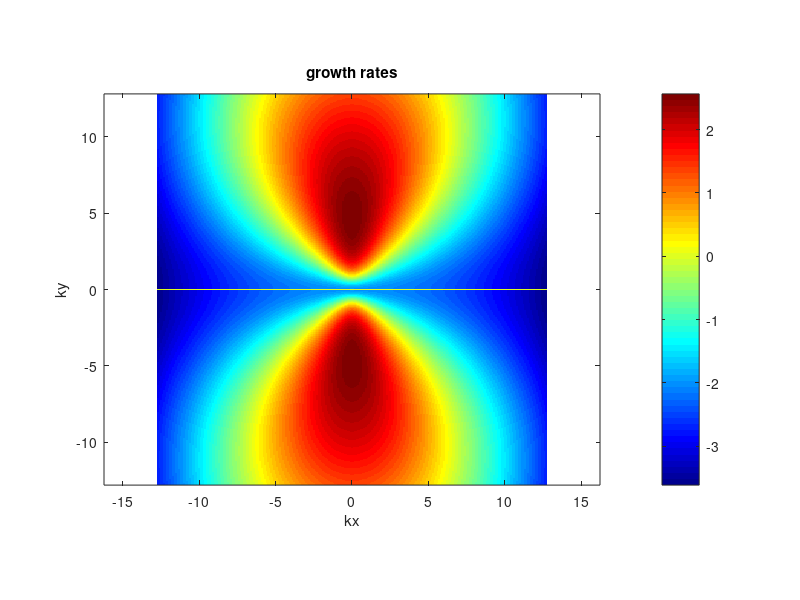
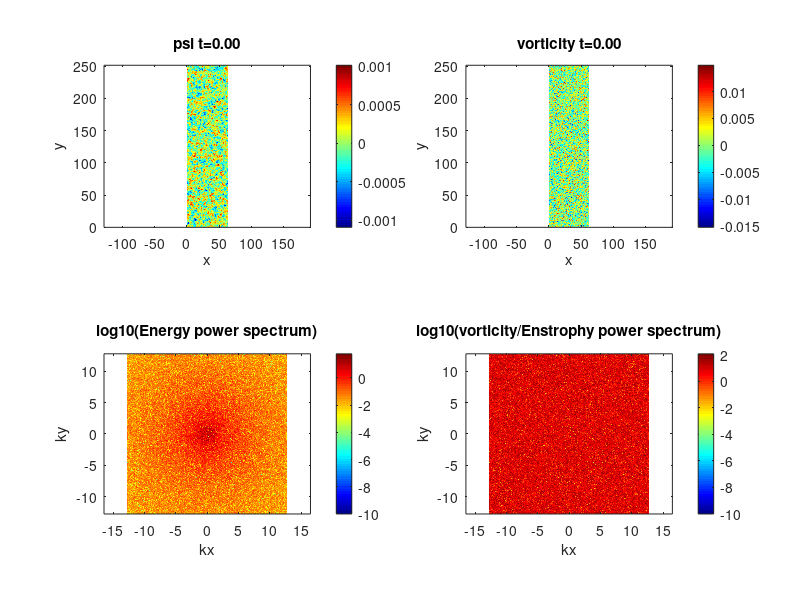
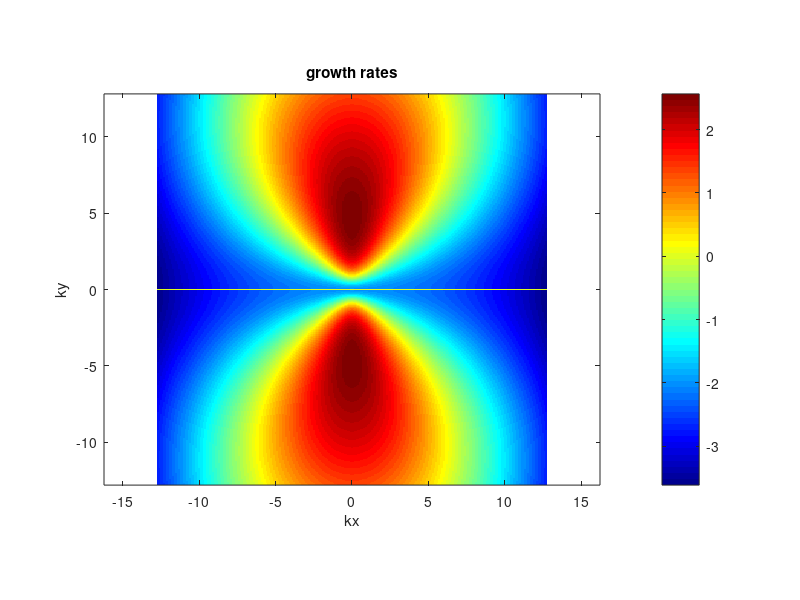

Reproduce these figures in MATLAB, in order. (Note: a time limit stopped this script after it produced the figures.)
function spectral_DS2d
%%%%%%%%%%%%%%%%%%%%%%%%%%%%%%%%%%%%%%%%%%%%%%%%%%%%%%%%%%%%%%%%%%%%%%%%%%%%%%%%%
% 1-field toy model of the Dimits shift. Similar to the Hasegawa-Mima           %
% equation or the Kuramoto-Sivashinsky equation.                                %
%                                                                               %
% Based off an MIT code originally made by Jean-Christophe Nave.                %
% Modified by Denis St-Onge                                                     %
%                                                                               %
% Laplacian(psi) = w                                                            %
% u = psi_y                                                                     %
% v =-psi_x                                                                     %
%%%%%%%%%%%%%%%%%%%%%%%%%%%%%%%%%%%%%%%%%%%%%%%%%%%%%%%%%%%%%%%%%%%%%%%%%%%%%%%%%
clear all;
mkdir('plots'); mkdir('data');
delete('log.txt');

scale=1;         % quick scale of the linear terms
mu   =scale*2;      % friction
nu   =scale*0.01; % viscosity
muZF =scale*1e-4; %scale*2*0; % zonal friction
nuZF =scale*0e-5; %scale*5.0e-4; % zonal viscosity
l    =scale*0;     % Landau-like damping
gamma=scale*5;   % linear drive 2.4203
HM=scale*0;		 % HM-type wave
TH=scale*0;      % Terry-Horton i delta
h=1;             % hyperviscosity factor
hZF=1;             % hyperviscosity factor
forcing=0; 		 % forcing magnitude
LX=2*pi*10;      % X scale
LY=2*pi*40;      % Y scale
NX_real=256;     % resolution in x
NY_real=1024;     % resolution in y
dt=1e-5;    % time step. Should start small as CFL updated can pick up the pace
pert_size=1e-2; % size of perturbation
TF=1000.0;   % final time
iF=2000000;  % final iteration, whichever occurs first
iRST=10000; % write restart dump
i_report=100;
en_print=100;
TSCREEN=2000; % sreen update interval time (NOTE: plotting is usually slow)
initial_condition='random';   %'simple vortices' 'vortices' 'random' or 'random w' 
AB_order=-3; % Adams Bashforth order 1,2,3, or 4 (3 more accurate, 2 possibly more stable) -1 = RK3
linear_term='exact'; % CN, BE, FE, or exact
simulation_type='NL'; % NL, QL, or L (nonlinear, quasilinear and linear respectively)
padding = true; % 3/2 padding, otherwise 2/3 truncation.
save_plots = true; % save plots to file
system_type='MHM'; % NS, HM, MHM
cfl_cadence=5;
cfl=0.4
max_dt=1e-2;
safety=0.8;
diagnostics=false;

%rng(707296708);
rng('shuffle');
s=rng;


% print log file.
diary('log.txt') 
diary on;

fig1=figure(1);
fig2=figure(2);

% ensure parameters get printed  to log.
fprintf('nu: %.05e  mu:%.05e gamma:%.05e\n',nu,mu,gamma);
fprintf('l: %.05e  HM:%.05e TH:%.05e\n',l,HM,TH);
fprintf('LX:%.02f LY:%.02f NX:%d NY:%d\n',LX, LY, NX_real, NY_real);
fprintf('h:%d scale:%d Tf:%.01f iF:%d\n',h, scale, TF, iF);
fprintf('hZF:%d muZF:%e nuZF:%e\n',hZF,muZF,nuZF);
fprintf('Nonlinear:%s padding:%d System:%s\n',simulation_type, padding,system_type);
fprintf('random seed:%d AB order:%d CFL step:%d\n',s.Seed, AB_order, cfl_cadence);
fprintf('safety:%f\n',safety);

energyFile=0; 
if(strcmp(initial_condition,'restart'))
    energyFile = fopen('energy.dat','a');
else
    energyFile = fopen('energy.dat','w');
end

fprintf(energyFile,'# [1] t  [2] dt  [3] energy  [4] enstrophy  [5] ZF    [6] DW    [7] flux\n');


NX=NX_real;
NY=NY_real;
if(padding)
    NX=3*NX/2;
    NY=3*NY/2;
end

dx=LX/NX;
dy=LY/NY;
dkx=2*pi/LX;
dky=2*pi/LY;
LXnum=0:dx:LX;
LYnum=0:dy:LY;

minkx= -(NX_real/2 - 1)*dkx;
maxkx=  (NX_real/2 - 1)*dkx;
minky= -(NY_real/2 - 1)*dky;
maxky=  (NY_real/2 - 1)*dky;
kxnum= minkx:dkx:maxkx;
kynum= minky:dky:maxky;

t=0.;
i=0;
k=0;
c1=0;
c2=0;
c3=0;
dt1=0;
dt2=0;
dt3=0;
w_hat=0; %this is our field.
I=sqrt(-1);

kx=dkx*I*ones(1,NY)'*(mod((1:NX)-ceil(NX/2+1),NX)-floor(NX/2)); % matrix of wavenumbers in x direction 
ky=dky*I*(mod((1:NY)'-ceil(NY/2+1),NY)-floor(NY/2))*ones(1,NX); % matrix of wavenumbers in y direction 

% Cutting of frequencies using the 2/3 rule. 
% Discard asymmetric N/2 term. Otherwise reality is not enforced.
dealias=abs(kx/dkx) <1/3*NX & abs(ky/dky) <1/3*NY;


ksquare=kx.^2+ky.^2;                                % Laplacian in Fourier space
ksquare(1,1)=-1; 
kmu = -(-1)^h*mu * ones(NY,NX)./(ksquare.^(h-1)) ;                            % drag force array
ksquare_viscous=-(-1)^h*nu*(ksquare.^h);            % Viscosity array

ksquare_poisson=ksquare - ones(NY, NX) + TH*ky;		% Poisson equation in Fourier space
if(strcmpi(system_type,'NS'))
    ksquare_poisson=ksquare;		% Poisson equation in Fourier space
end
ksquare_poisson(1,1)=-1;  % fixed Laplacian in Fourier space for Poisson's equation


gd = gamma * ky.^2./ksquare_poisson + HM*ky./ksquare_poisson;

zonal_part = zeros(NY,NX);
zonal_part(1,:) = zonal_part(1,:) + ones(1,NX);
fluct_part = ones(NY,NX) - zonal_part;

lin_growth = -kmu + ksquare_viscous + gd - l*abs(ky); % this is the linear growth rate used in computations


% No damping on zonal modes. Modified Poisson equation (proper adiabatic electron response)
if(strcmpi(system_type,'MHM'))
    kxzf = kx(1,:);
    lin_growth(1,:) = zeros(1,NX) - muZF*ones(1,NX) -(-1)^hZF*nuZF*(kxzf.^(2*hZF)) ;
    ksquare_poisson(1,:) = ksquare_poisson(1,:) + ones(1,NX);
	ksquare_poisson(1,1)=-1;
end
numel(find(lin_growth(:)>0))

lin_trunc = dealias.*lin_growth;
max_growth = max(lin_trunc(:))
max_rate = max(abs(lin_trunc(:)))
0.25/max_rate

lg2 = lin_growth.^2;
lg3 = lin_growth.^3;

% forcing stuff?
kf_min = 16*dkx;
dkf = 0.5*dkx;
forcing_base = abs(ksquare) <= (kf_min+dkf)^2 & abs(ksquare) >= kf_min^2;

% Define initial vorticity distribution
switch lower(initial_condition)
   case {'vortices'}
      [i,j]=meshgrid(1:NX,(1:NY));
      psi=exp(-((i*dkx-pi).^2+(j*dky-pi+pi/4).^2)/(0.2))+exp(-((i*dx-pi).^2+(j*dky-pi-pi/4).^2)/(0.2))-0.5*exp(-((i*dkx-pi-pi/4).^2+(j*dky-pi-pi/4).^2)/(0.4));
    case {'simple vortices'}
        [i,j]=meshgrid((1:NX)*(2*pi/NX),(1:NY)*(2*pi/NY));
        psi=1*sin(i).*cos(j).^2;    
    case {'random psi'}
      psi=pert_size*(2*rand(NX,NY) - 1);%normally 1e-3
      w_hat=ksquare_poisson.*fft2(psi);
    case {'random'}
      w=pert_size*(2*rand(NY,NX)-1);%normally 5e-2
      w_hat=fft2(w);
      w_hat(1,:)=zeros(1,NX);
      %w_hat=zonal_part.*w_hat;
    case {'waves'}
      [i,j]=meshgrid((1:NX)*(2*pi/NX),(1:NY)*(2*pi/NY));
      %w=20*sin(32*j) + 1e-1*cos(13*i);
      w=2e1*sin(32*j) + 5e-2*(2*rand(NY,NX)-1);
      w_hat=fft2(w);
      w_hat(1,:)=fluct_part.*w_hat;
    case {'restart'}
        fileID=fopen('restart.bin','r');
        t=fread(fileID,1,'double');
        dt=fread(fileID,1,'double');
        i=fread(fileID,1,'int');
        k=fread(fileID,1,'int');
        dt1=fread(fileID,1,'double');
        dt2=fread(fileID,1,'double');
        dt3=fread(fileID,1,'double');
        c1=fread(fileID,[NY NX],'double')+I*fread(fileID,[NY NX],'double');
        c2=fread(fileID,[NY NX],'double')+I*fread(fileID,[NY NX],'double');
        c3=fread(fileID,[NY NX],'double')+I*fread(fileID,[NY NX],'double');
        w_hat=fread(fileID,[NY NX],'double')+I*fread(fileID,[NY NX],'double');
        fclose(fileID);        
    otherwise
      disp('Unknown initial conditions !!!');
      return
end

if(padding) % ensure there's no energy in the padded region of k-space.
   w_hat=dealias.*w_hat;
end
w_hat(1,1)=0; % Gauge condition. Should be redundant.
w_hat0=w_hat; % Keep initial conditions for possible future diagnostics.


u=0;
v=0;
U_ZF=0;
force=zeros(NY,NX);
w2=w_hat;

if(save_plots) %plot growth rate contours
	plotgrowth()
end

tic
while t<TF && i<iF
    psi_hat = w_hat./ksquare_poisson;  % Solve Poisson's Equation
    if(any(isnan(w_hat(:)))) % Something really bad has happened.
        disp(sprintf('Divergence at iteration: %d',i));
        return;
    end
    if(mod(i,i_report)==0)
       disp(sprintf('iteration: %d    dt:%.02e     t:%.03e     step time:%.1d s',i,dt,t,toc)); 
       tic;
        diary off; %flush diary
		diary on;
    end
    if (mod(i,en_print)== 0) 
        outputEnergy();
    end
    
    if (mod(i,TSCREEN)== 0) 
        plotfunc();
    end
    
    if (mod(i,iRST) == 0)
        dump('restart.bin');
    end
    

    if(forcing ~= 0)
       force=calculate_forcing(); 
    end
    
    w_hat_new=0;
    conv_hat =0;
    % Compute the non-linear term
    if (AB_order < 0 ) % RK
        if(AB_order == -4)
	      w_hat_new = ETDRK4(w_hat);
        elseif(AB_order == -3)
	      w_hat_new = ETDRK3(w_hat);
        elseif(AB_order == -2)
	      w_hat_new = ETDRK2(w_hat);
        else
          exit();      
        end
    	if(mod(i+1,cfl_cadence)==0 && i > 3) % compute new timestep from CFL condition.
        	abs_u=abs(u);
        	abs_v=abs(v);
        	abs_ZF=abs(U_ZF);
        	maxV= max(abs_u(:)+abs_ZF(:))/dx + max(abs_v(:))/dy;
        	if(maxV>0)
           	 new_dt=1/maxV;
        	else
           	 new_dt=inf;
            end
            target_dt=min(cfl*new_dt,min(2.2*dt/safety,max_dt/safety));
            if(target_dt < dt)
                 disp('WARNING: New dt fell below safety.')
            end
            dt=max_dt/safety;        
            while dt > target_dt 
                dt=dt/2.0;
            end
            dt=safety*dt;
    	end
    else 
        conv_hat = calc_Nonlinear(w_hat,simulation_type);
         
     
    if(mod(i+1,cfl_cadence)==0 && i > 3) % compute new timestep from CFL condition.
        abs_u=abs(u);
        abs_v=abs(v);
        abs_ZF=abs(U_ZF);
        maxV= max(abs_u(:)+abs_ZF(:))/dx + max(abs_v(:))/dy;
        if(maxV>0)
            new_dt=1/maxV;
        else
            new_dt=inf;
        end
        target_dt=min(max(0.5*dt/safety,min(cfl*new_dt,1.1*dt/safety)),max_dt/safety);
        if(target_dt < dt)
            disp('WARNING: New dt fell below safety.')
        end
        dt=0.8*target_dt;
    end
    
    conv_hat = dealias.*(conv_hat + forcing*kf_min*force/sqrt(dt));
    
    L1=0;
    L2=0;
    w_prev=w_hat;
    
    A=1.0; B=0; C=0; D=0;
    w_hat_new = 0;
    if (i < 1 || AB_order == 1) %Forward-Euler to generate history. Should run a small time-step at first. 
    	 %do nothing w_hat_new = w_hat_new - L2.*conv_hat;
    elseif (i < 2 || AB_order == 2)
    	w1=dt1/dt;
    	A=(1.0 + 0.5*w1);
    	B=0.5*w1;
   	elseif (i < 3 || AB_order == 3)
    	w1=dt1/dt;
    	w2=dt2/dt;
    	A=(2.0 + 3.0*w2 + 6.0*w1*(1+w1+w2))/(6.0*w1*(w1+w2));
    	B=(2.0 + 3.0*w1 + 3.0*w2)/(6.0*w1*w2);
    	C=(2.0 + 3.0*w1)/(6.0*w2*(w1+w2));
     elseif (i < 4 || AB_order == 4)
        w1=dt1/dt;
        w2=dt2/dt;
        w3=dt3/dt;
        A=(3.0 + 8.0*w2 + 4.0*w3 + 6.0*(2*w1^3 + w2*(w2+w3) +2.0*w1*(1.0+w2)*(1.0+w2+w3) + w1^2*(3.0 + 4.0*w2+2*w3)));
        A=A/(12.0*w1*(w1+w2)*(w1+w2+w3));
        B=(3.0 + 6.0*(w1+w2)*(w1+w2+w3) + 4.0*(2.0*(w1+w2)+w3))/(12.0*w1*w2*(w2+w3));
        C=(3.0 + 6.0*w1*(w1+w2+w3)+4.0*(2.0*w1 + w2+w3))/(12.0*w2*(w1+w2)*w3);
        D=(3.0 + 6.0*w1*(w1+w2)+4.0*(2.0*w1 + w2))/(12.0*w3*(w2+w3)*(w1+w2+w3));
    end
  
    
    
    switch upper(linear_term)
        case {'CN'} %crank nicolson
            L1=(1 + 0.5*dt*lin_growth)./(1 - 0.5*dt*lin_growth);
            L2=dt./(1 - 0.5*dt*lin_growth);    
        case {'BE'} %backward euler
            L1=1.0./(1 - dt*lin_growth);
            L2=dt./(1 - dt*lin_growth);    
        case {'EXACT'}%exact
            L1=exp(dt*lin_growth);
            L2=dt*L1;   
            B=B.*exp((dt1)*lin_growth);
            C=C.*exp((dt1+dt2)*lin_growth);
            D=D.*exp((dt1+dt2+dt3)*lin_growth);
        otherwise
            disp('Unknown linear handling type.');
            return;
    end
    
    % Compute Solution at the next step
	% Implicitly solve the linear term with 2nd order Crank-Nicholson
    w_hat_new = L1.*w_prev;
    w_hat_new = w_hat_new - L2.*(A.*conv_hat - B.*c1 + C.*c2 - D.*c3);
  
    end
    t=t+dt;
    i=i+1;

    w_hat=w_hat_new;
    
    c3=c2;
    c2=c1;
    c1=conv_hat;
    
    dt3=dt2;
    dt2=dt1;
    dt1=dt;
end
fclose(energyFile);

%write final state 
fprintf('Simulation ended at time %.03e and iteration %d\n',t,i);
dump('final_state.bin');

if(strcmpi(simulation_type,'L') && diagnostics)
   w0f=w_hat0.*exp(t*lin_growth); 
   comp=abs(w_hat-w0f)./abs(w0f);
   fprintf('Maximum linear error:%e\n',max(comp(:)));
end

% SIMULATION ENDS HERE

%%----------------------------------%%
%% Helper Function Definitions      %% 
%%----------------------------------%%

	function f=calculate_forcing()
        f=zeros(NY,NX);
        for i1 = 1:NY
           for j1 = 1:NX
                if(forcing_base(i1,j1) ~=0 )
                    f(i1,j1) = randn(1);
                end    
           end
        end
	end

    function x=RK3(w_h)
        a =[8./15.,5./12.,0.75];
        b =[0,-17.0/60.0,-5.0/12.0];
        Fa =0.0;
        Fb =0.0;
        u_new=w_h;
        for j = 1:3 
            Fb = Fa;
            Fa = calc_Nonlinear(u_new,simulation_type);
            u_new = (1 + 0.5*(a(j)+b(j))*dt*lin_growth)./(1 - 0.5*(a(j)+b(j))*dt*lin_growth).*u_new;
            u_new = u_new + a(j)*Fa +b(j)*Fb;
        end
        x=u_new;
    end   

    function x=ETDRK4(w_h)
        u_new=w_h;
        persistent dto lg M r Q1 f1 f2 f3;
        if(isempty(dto))
           dto=-1;
           lg=lin_growth(:);
		   if(any(imag(lg(:))))
			   M=32;
			   r=exp(2*I*pi*((1:M)-0.5)/M);
		   else
			   M=16;
			   r=exp(I*pi*((1:M)-0.5)/M);
		   end
        end
        
        st=simulation_type;
        eh = exp(0.5*lin_growth*dt);
        e1 = exp(lin_growth*dt);

        if(dto ~= dt)
            LR=dt*lg(:,ones(M,1)) + r(ones(NY*NX,1),:);
            elr=exp(LR);
            Q1 =dt*real(mean(			 (exp(LR/2)-1)./LR							,2));
            f1 =dt*real(mean(		 (-4   -LR        +elr.*(4-3*LR+LR.^2))./LR.^3	,2));
            f2 =dt*real(mean(		( 2  +LR        +elr.*(-2+LR))./LR.^3			,2));
            f3 =dt*real(mean(		 (-4 -3*LR -LR.^2 +elr.*(4-LR))./LR.^3			,2));
            Q1=reshape(Q1,NY,NX);
            f1=reshape(f1,NY,NX);
            f2=reshape(f2,NY,NX);
            f3=reshape(f3,NY,NX);
            dto=dt;
        end
        A1 = -calc_Nonlinear(u_new,st);
        
        an = u_new.*eh + Q1.*A1;

        A2 = -calc_Nonlinear(an,st);
        
        bn = u_new.*eh + Q1.*A2;
      
        A3 = -calc_Nonlinear(bn,st);
        
        cn = u_new.*eh + Q1.*(2.0*A3-A1);
        
        A4 = -calc_Nonlinear(bn,st);
        
        dn = u_new.*e1 + (A1.*f1 + 2*(A2+A3).*f2 + A4.*f3); 
        
        x = dealias.*dn;   

    end   

    function x=ETDRK3(w_h)
        u_new=w_h;
        persistent dto lg M r Q1 Q2 f1 f2 f3;
        if(isempty(dto))
           dto=-1;
           lg=lin_growth(:);
		   if(any(imag(lg(:))))
			   M=32;
			   r=exp(2*I*pi*((1:M)-0.5)/M);
		   else
			   M=16;
			   r=exp(I*pi*((1:M)-0.5)/M);
		   end
        end
        
        st=simulation_type;
        eh = exp(0.5*lin_growth*dt);
        e1 = exp(lin_growth*dt);

        if(dto ~= dt)
            LR=dt*lg(:,ones(M,1)) + r(ones(NY*NX,1),:);
            elr=exp(LR);
            Q1 =dt*real(mean(			 (exp(LR/2)-1)./LR							,2));
            Q2 =dt*real(mean(			 (elr-1)./LR                                ,2));
            f1 =dt*real(mean(		 (-4   -LR        +elr.*(4-3*LR+LR.^2))./LR.^3	,2));
            f2 =dt*real(mean(		4*( 2  +LR        +elr.*(-2+LR))./LR.^3			,2));
            f3 =dt*real(mean(		 (-4 -3*LR -LR.^2 +elr.*(4-LR))./LR.^3			,2));
            Q1=reshape(Q1,NY,NX);
            Q2=reshape(Q2,NY,NX);
            f1=reshape(f1,NY,NX);
            f2=reshape(f2,NY,NX);
            f3=reshape(f3,NY,NX);
            dto=dt;
        end
        A1 = -calc_Nonlinear(u_new,st);
        
        an =     u_new.*eh + Q1.*A1;
      
        A2 = -calc_Nonlinear(an,st);
        
        bn = u_new.*e1 + Q2.*(2.0*A2-A1);
        
        A3 = -calc_Nonlinear(bn,st);
        
        cn = u_new.*e1 + (A1.*f1 + A2.*f2 + A3.*f3); 
        
        x = dealias.*cn;   

    end   

    function x=ETDRK2(w_h)
        u_new=w_h;
        persistent dto lg M r Q1 f1;
        if(isempty(dto))
           dto=-1;
           lg=lin_growth(:);
		   if(any(imag(lg(:))))
			   M=32;
			   r=exp(2*I*pi*((1:M)-0.5)/M);
		   else
			   M=16;
			   r=exp(I*pi*((1:M)-0.5)/M);
		   end
        end
        
        st=simulation_type;
        e1 = exp(lin_growth*dt);

        if(dto ~= dt)
            LR=dt*lg(:,ones(M,1)) + r(ones(NY*NX,1),:);
            elr=exp(LR);
            Q1 =dt*real(mean(			 (elr-1)./LR           ,2));
            f1 =dt*real(mean(		 (elr - 1 - LR)./LR.^2 ,2));
            Q1=reshape(Q1,NY,NX);
            f1=reshape(f3,NY,NX);
            dto=dt;
        end
        
        A1 = -calc_Nonlinear(u_new,st);
        
        an =     u_new.*e1 + Q1.*A1;
      
        A2 = -calc_Nonlinear(an,st);
        
        bn = an + Q2.*(A2-A1);
        
        x = dealias.*bn;   

    end   

    function infCheck(inver,name)
       if(any(isinf(inver(:))))
              disp(sprintf('%s infinity at iteration: %d',name, i));
       end
    end

    function nanCheck(inver,name)
       if(any(isnan(inver(:))))
              disp(sprintf('%s NaN at iteration: %d',name, i));
       end
    end

	function y=calc_Nonlinear(w_h,type)
    conv_hat = 0;
    psi_h = w_h./ksquare_poisson;  % Solve Poisson's Equation
	switch upper(type)
        	case {'NL'} %full non-linear
            	uhat = -ky.*psi_h;
            	vhat =  kx.*psi_h;
            	w_xhat = kx.*w_h;
            	w_yhat = ky.*w_h;
            
            	% dealiasing here truncates if not padded, other it has no effect
            	u  =real(ifft2(dealias.*uhat));      % Compute  y derivative of stream function ==> u
            	v  =real(ifft2(dealias.*vhat));      % Compute -x derivative of stream function ==> v
            	w_x=real(ifft2(dealias.*w_xhat));      % Compute  x derivative of vorticity
            	w_y=real(ifft2(dealias.*w_yhat));
            	conv     = u.*w_x + v.*w_y;         % evaluate the convective derivative (u,v).grad(w)   
            	conv_hat = fft2(conv);              % go back to Fourier space
      
        	case {'QL'} %quasi-linear
            	%for zonal part
            	uphat = -ky.*fluct_part.*psi_h;
            	vphat =  kx.*fluct_part.*psi_h;
        
            	%for fluctuation part
            	U_hat = kx.*zonal_part.*psi_h;
            	U_xxhat = (kx.^2).*U_hat;
            	w_yhat = ky.*fluct_part.*w_h;       
        
            	% dealiasing here truncates if not padded, other it has no effect
            	u    =real(ifft2(dealias.*uphat));      % Compute  y derivative of stream function ==> u
            	v    =real(ifft2(dealias.*vphat));      % Compute -x derivative of stream function ==> v
            	U_ZF =real(ifft2(dealias.*U_hat));      % Compute zonal velocity
            	U_xx =real(ifft2(dealias.*U_xxhat));      % Compute zonal velocity
            	w_y  =real(ifft2(dealias.*w_yhat));
            	conv_fluct = U_ZF.*w_y + u.*U_xx;         % evaluate the convective derivative (u,v).grad(w)   
            	conv_zonal = u.*v;         % evaluate the convective derivative (u,v).grad(w)       
            	conv_fluct_hat = fft2(conv_fluct);               % go back to Fourier space
            	conv_zonal_hat = fft2(conv_zonal);
            	conv_hat = fluct_part.*conv_fluct_hat + (kx.^2).*zonal_part.*conv_zonal_hat;
        	case {'L'}%full linear 
           	 %do nothing
            otherwise
           	 disp('Unknown simulation type.');
        	    return 
    end
    if(padding)
        conv_hat = dealias.*conv_hat;
    end
    y=conv_hat;
	end

	function plotgrowth()
    	subplot(1,1,1);
    	plotg=0;
    	f=randn(NY,NX).*forcing_base;
    	if(padding)
       		plotg=circshift(dealias.*lin_growth,[NY_real/2,NX_real/2]); 
       		plotg=plotg(2:NY_real,2:NX_real);
    	else
       		plotg=circshift(dealias.*lin_growth,[NY_real/2,NX_real/2]); 
       		plotg=plotg(2:NY_real,2:NX_real);
    	end
    	force=real(ifft2(f));
    	imagesc(kxnum,kynum,real(plotg)), axis equal tight, colorbar
    	%imagesc(kxnum,kynum,f), axis equal tight, colorbar
    	set(gca,'Ydir','Normal')
    	colormap(jet)
    	title('growth rates');    
    	xlabel('kx');
    	ylabel('ky');
    	if(save_plots)
        	saveas(gcf,'growth.png');
   		end
   		drawnow
    end
    function outputEnergy()
        diary off; %flush diary
		diary on;
        
        w_curr=w_hat;
        psi_curr=psi_hat;
     
        enstrophy = 0.5*w_curr.*conj(w_curr);
        energy = 0.5*real(-conj(psi_curr).*w_curr);
     %   flux = -0.5*real(psi_y.*(psi_y.*psi_y + psi_x.*psi_x  + psi.*psi));
             
        enstrophy_tot = sum(enstrophy(:))/(NX*NY)^2;
        energy_tot    = sum(energy(:))/(NX*NY)^2; 
        ZF_energy = sum(sum(zonal_part.*energy))/(NX*NY)^2;
        DW_energy = sum(sum(fluct_part.*energy))/(NX*NY)^2;
       % flux_tot = sum(flux(:))/(NX*NY);
        
        fprintf(energyFile,'%e %e %.15e %e %e %e \n',t,dt,energy_tot,enstrophy_tot,ZF_energy,DW_energy);
        
        
    end
    function plotfunc()
              % Go back in real space omega in real space for plotting
		diary off; %flush diary
		diary on;
        w_curr=w_hat;
        psi_curr=psi_hat;
        psi=real(ifft2(psi_curr));
        w=real(ifft2(w_curr)); 
     
        enstrophy = 0.5*w_curr.*conj(w_curr);
        energy = 0.5*real(-conj(psi_curr).*w_curr);                  
        
		%iso_spectrum(energy,enstrophy);

        if(padding)
           enstrophy=circshift(enstrophy,[NY_real/2,NX_real/2]); 
           enstrophy=enstrophy(2:NY_real,2:NX_real);
           energy=circshift(energy,[NY_real/2,NX_real/2]); 
           energy=energy(2:NY_real,2:NX_real);
        else
           enstrophy=circshift(enstrophy,[NY_real/2,NX_real/2]); 
           enstrophy=enstrophy(2:NY_real,2:NX_real);
           energy=circshift(energy,[NY_real/2,NX_real/2]); 
           energy=energy(2:NY_real,2:NX_real);
        end
      
        wlog=max(log10(enstrophy),-10);
        energylog=max(log10(energy),-10);
        set(0,'CurrentFigure',fig1);
        subplot(2,2,1)
        imagesc(LXnum,LYnum,psi), axis equal tight, colorbar
        set(gca,'Ydir','Normal')
        colormap(jet)
        title(sprintf('psi t=%.02f',t));
        xlabel('x');
        ylabel('y');
        subplot(2,2,2)
        imagesc(LXnum,LYnum,w), axis equal tight, colorbar
        title(sprintf('vorticity t=%.02f',t));
        set(gca,'Ydir','Normal')
        xlabel('x');
        ylabel('y');
        subplot(2,2,3)
        imagesc(kxnum,kynum, energylog), axis equal tight, colorbar
        title('log10(Energy power spectrum)');    
        set(gca,'Ydir','Normal')
        xlabel('kx');
        ylabel('ky');
        subplot(2,2,4)
        imagesc(kxnum,kynum,wlog), axis equal tight, colorbar
        set(gca,'Ydir','Normal')
        xlabel('kx');
        ylabel('ky');
        title('log10(vorticity/Enstrophy power spectrum)');    
        if(save_plots)
            saveas(gcf,sprintf('plots/fig_%d.png',k));
        end
        drawnow
        set(0,'CurrentFigure',fig2);
        if(1==1)
       %     kx_spec=energylog(NY_real/2,:);
       %     ky_spec=energylog(:,NX_real/2);
       %     kx_spec(NX_real/2)=0.5*(kx_spec(NX_real/2-1)+kx_spec(NX_real/2+1)); 
       %     ky_spec(NY_real/2)=0.5*(ky_spec(NY_real/2-1)+ky_spec(NY_real/2+1)); 
       %     [~,Ix] = max(kx_spec(:));
       %     [~,Iy] = max(ky_spec(:));
       %     if(diagnostics)
       %        disp(sprintf('%.10e %.10e',energy_tot,enstrophy_tot));
       %         disp(sprintf('Maximum DW mode:%.01f    Maximum ZF mode:%.01f',abs(kynum(Iy)), abs(kxnum(Ix))));
       %     end
       %     plot(kxnum,kx_spec,kynum,ky_spec);
       %     legend('Zonal (ky=0)','DW (kx=0)');
       %     title(sprintf('DW/Zonal energy spectrum t=%.02f',t));
       %     xlabel('k');
        else
            kxpos=0:dkx:maxkx;
            loglog(kxpos,radenergy(1:NX_real/2),kxpos,radenstrophy(1:NX_real/2));
            title(sprintf('Radial energy/enstrophy spectrum t=%.02f',t));
            legend('Energy','Enstrophy')
            xlabel('k'); 
        end
        drawnow
        if(save_plots)
            saveas(gcf,sprintf('plots/k_spec_%d.png',k));
        end
        k=k+1;
    end

    function iso_spectrum(energy,enstrophy)
        raden_arr=cat(2,sqrt(abs(ksquare(:))),energy(:),enstrophy(:));
        raden_arr=sortrows(raden_arr);
        radenergy=zeros(max(NX,NY),1);
        radenstrophy=zeros(max(NX,NY),1);
        ik_old=1;
        nk=0;
        counts=zeros(max(NX,NY),1);
        for n = 1:length(ksquare(:))
            ik=round(raden_arr(n,1)/min(dkx,dky)) + 1;
            radenergy(ik) = radenergy(ik) + raden_arr(n,2);
            radenstrophy(ik) = radenstrophy(ik) + raden_arr(n,3);
            if(ik~=ik_old)
                counts(ik_old) = nk;
                nk=0;
                ik_old=ik;
            end
            nk=nk+1;
        end    
        
        range =0:min(dkx,dky):sqrt(2)*max(maxkx,maxky);
        l=length(range);
        
        surface = 2*pi/min(dkx,dky);
        comp=surface*range./(counts(1:l).');
        
        kxpos=0:min(dkx,dky):max(maxkx,maxky);
        specFile = fopen(sprintf('data/rad_spec_%d.dat',k),'w');
        radenergy_comp = radenergy(1:l).*comp.';
        radenstrophy_comp = radenstrophy(1:l).*comp.';
        
		ZF_en = zeros(l);
        ZF_ens = zeros(l);
        ZF_en(1:(NX/2)) = energy(1,1:(NX/2));  	 
        ZF_ens(1:(NX/2)) = enstrophy(1,1:(NX/2));

		DW_en = zeros(l);
        DW_ens = zeros(l);
        DW_en(1:(NY/2)) = energy(1:(NY/2),1);  	 
        DW_ens(1:(NY/2)) = enstrophy(1:(NY/2),1);

        for n = 1:l
            fprintf(specFile,'%e %e %e %e %e %e %e\n',range(n),radenergy_comp(n),radenstrophy_comp(n),ZF_en(n),ZF_ens(n), DW_en(n),DW_ens(n));       
        end
        
        fclose(specFile); 
    end


    function dump(filename)
        fileID=fopen(filename,'w');
        fwrite(fileID,t,'double');
        fwrite(fileID,dt,'double');
        fwrite(fileID,i,'int');
        fwrite(fileID,k,'int');
        fwrite(fileID,dt1,'double');
        fwrite(fileID,dt2,'double');
        fwrite(fileID,dt3,'double');
        fwrite(fileID,real(c1),'double'); fwrite(fileID,imag(c1),'double');
        fwrite(fileID,real(c2),'double'); fwrite(fileID,imag(c2),'double');
        fwrite(fileID,real(c3),'double'); fwrite(fileID,imag(c3),'double');
        fwrite(fileID,real(w_hat),'double');fwrite(fileID,imag(w_hat),'double');
        fclose(fileID);
    end
end
